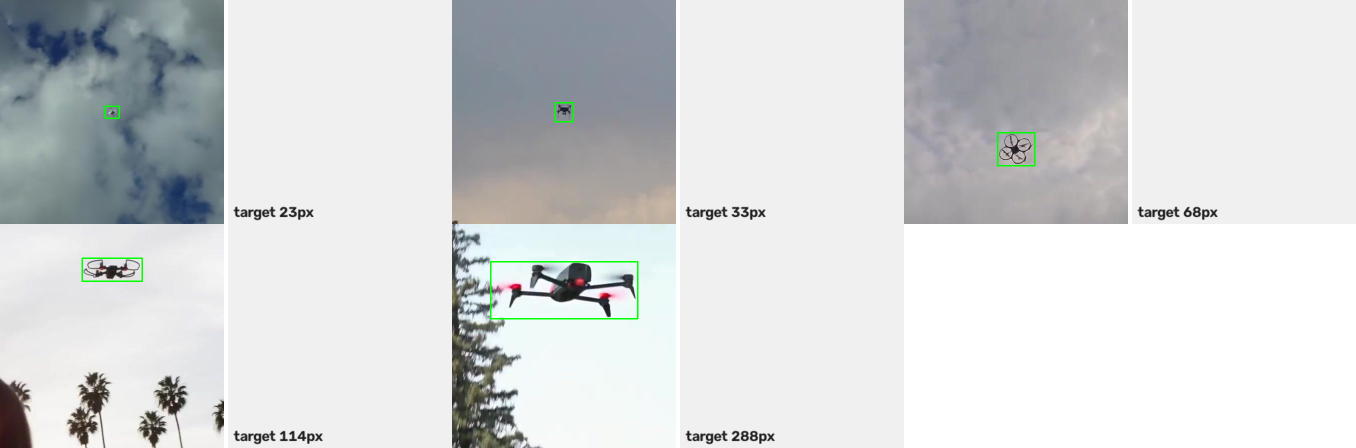
#> input picture deploy/samples_roi_448.png, 2712 x 896 px, given in place of synth_sky.mp4, which was not available (shown at 1/2 size)
$ python detect_v1.py
#> lines starting #> are read from the running program, lines starting #| are printed output that depends on the picture; after the words box and inside, x2 and y2 are one past the last pixel; in counts of white or black regions, pixels touching at a corner belong together
### baseline/run.py
# -*- coding: utf-8 -*-
"""
低小慢目标检测 —— 软件基线 v0（纯 CPU / OpenCV）
处理链：读帧 -> 灰度化 -> 2x降采样 -> 3x3高斯 -> Top-Hat 形态学增强 -> 三画面对比输出 MP4

用法：
  python run.py --src synth
  python run.py --src D:\\lowslow\\data\\seqA.mp4 --out D:\\lowslow\\results\\baseline_seqA.mp4
"""
import argparse
import csv
import os
import time

import cv2
import numpy as np


# ---------------------------------------------------------------- 合成序列
def make_synthetic(path, w=1280, h=720, fps=30, n_frames=150, clouds=14,
                   target_radius=1.5, target_amp=15.0):
    """合成序列（贴近真实低空背景）：
      背景 = 基础天空 + 若干低频云团（幅度可达 ±40 灰阶，制造局部杂波）+ 传感器噪声
      目标 = 半径约 1.5px、对比度约 15 灰阶、约 1.2px/帧 缓慢移动的小亮点
    价值：真值精确、参数可控；云团的存在让 Top-Hat 的作用能被量化出来。"""
    h_out = h - (h % 2)
    w_out = w - (w % 2)
    vw = cv2.VideoWriter(path, cv2.VideoWriter_fourcc(*"mp4v"), fps, (w_out, h_out))
    if not vw.isOpened():
        raise SystemExit("合成视频写入器打不开：" + path)
    rng = np.random.default_rng(0)
    yy_g, xx_g = np.mgrid[0:h_out, 0:w_out].astype(np.float32)
    base = np.full((h_out, w_out), 120.0, np.float32)
    for _ in range(clouds):                                  # 低频云团 -> 局部杂波
        cx, cy = rng.integers(0, w_out), rng.integers(0, h_out)
        sx, sy = rng.integers(60, 180), rng.integers(40, 120)
        amp = rng.uniform(-35, 45)
        base += amp * np.exp(-(((xx_g - cx) ** 2 / (2.0 * sx ** 2)) + ((yy_g - cy) ** 2 / (2.0 * sy ** 2))))
    base = np.clip(base, 30, 240)
    half = max(3, int(np.ceil(float(target_radius) * 3)))       # 目标窗口半宽（取 3 倍半径）
    yy, xx = np.mgrid[-half:half + 1, -half:half + 1]
    spot = float(target_amp) * np.exp(-(yy ** 2 + xx ** 2) / (2 * float(target_radius) ** 2))
    x0, y0, vx, vy = w_out // 4, h_out // 2, 1.2, 0.35
    gt = []
    for i in range(n_frames):
        img = base + rng.normal(0, 2.0, (h_out, w_out)).astype(np.float32)
        cx, cy = int(x0 + vx * i), int(y0 + vy * i)
        img[cy - half:cy + half + 1, cx - half:cx + half + 1] += spot
        vw.write(cv2.cvtColor(np.clip(img, 0, 255).astype(np.uint8), cv2.COLOR_GRAY2BGR))
        gt.append((i, cx, cy))
    vw.release()
    with open(os.path.splitext(path)[0] + "_gt.csv", "w", newline="") as f:
        r = csv.writer(f)
        r.writerow(["frame", "x", "y"])
        r.writerows(gt)
    print("[合成] {} 已生成（{} 帧，真值见同名 _gt.csv）".format(path, n_frames))


# ---------------------------------------------------------------- 处理链各级
def to_gray_down(frame_bgr, down):
    """灰度化 + 降采样（对应 PL 的 IP1 第一级）"""
    gray = cv2.cvtColor(frame_bgr, cv2.COLOR_BGR2GRAY)
    if down > 1:
        gray = gray[::down, ::down]
    return np.ascontiguousarray(gray)


def gauss(gray, k):
    """高斯去噪（对应 PL 的 IP1 第二级）"""
    return gray if k < 3 else cv2.GaussianBlur(gray, (k, k), 0)


def tophat(gray, se):
    """Top-Hat 形态学增强（对应 PL 的 IP2 空域部分）：矩形结构元 -> 硬件只需 min/max 比较器"""
    if se < 3:
        return gray
    kernel = cv2.getStructuringElement(cv2.MORPH_RECT, (se, se))
    return cv2.morphologyEx(gray, cv2.MORPH_TOPHAT, kernel)


# ---------------------------------------------------------------- 指标
# [142 lines left out: functions metrics, snr_db, main, not called in this run]


# [2 lines that do not run on import are left out]

### baseline/detect_v1.py
# -*- coding: utf-8 -*-
"""
低小慢目标检测 —— 软件基线 v1：自动检测（在 v0 增强链后面接"自适应阈值 + 连通域"）

链路（每一级都对应将来 PL / NPU 里的一块）：
  读帧 -> 灰度+降采样 -> 高斯 -> Top-Hat 增强 -> CFAR 自适应阈值 -> 连通域 -> 面积筛选 -> 画框
                                        (对应 IP1)      (对应 IP2 阈值级)  (对应 IP2 候选提取)

评估：合成序列带真值，统计 检出率 Pd 与 虚警数（这是报告里最硬的指标）

用法：
  python detect_v1.py --src synth
  python detect_v1.py --src synth --k 3.0                 # 阈值更松 -> 检出↑ 虚警↑
  python detect_v1.py --src synth --k 5.0                 # 阈值更严 -> 检出↓ 虚警↓
"""
import argparse
import csv
import os
import time

import cv2
import numpy as np

# 复用 v0 里已验证的处理函数（同目录）
from run import make_synthetic, to_gray_down, gauss, tophat


# ---------------------------------------------------------------- 自适应阈值（CFAR 式）
def adaptive_threshold(img, win=31, k=4.0, floor=1.0):
    """局部均值 + k×局部标准差 作为门限 —— 就是通信里的恒虚警检测思路。
    boxFilter 做滑动窗口统计，整幅图只需 O(1)/像素，硬件里同样是滑动累加实现。"""
    f = img.astype(np.float32)
    mu = cv2.boxFilter(f, -1, (win, win), normalize=True, borderType=cv2.BORDER_REFLECT)
    mu2 = cv2.boxFilter(f * f, -1, (win, win), normalize=True, borderType=cv2.BORDER_REFLECT)
    var = np.maximum(mu2 - mu * mu, 0.0)
    sd = np.sqrt(var)
    thr = mu + k * sd + floor
    return (f > thr).astype(np.uint8) * 255, thr


# ---------------------------------------------------------------- 连通域 -> 候选
def extract_candidates(binary, enh, min_area, max_area, topk):
    """把二值图里"连成一片的亮点"逐个找出来，按峰值强度排序取前 topk 个"""
    n, lab, stats, cents = cv2.connectedComponentsWithStats(binary, connectivity=8)
    out = []
    for i in range(1, n):                       # 0 号是背景
        x, y, w, h, area = stats[i]
        if area < min_area or area > max_area:
            continue
        m = (lab == i)
        peak = float(enh[m].max()) if m.any() else 0.0
        out.append({"x": float(cents[i][0]), "y": float(cents[i][1]),
                    "w": int(w), "h": int(h), "area": int(area), "peak": peak})
    out.sort(key=lambda c: -c["peak"])
    return out[:topk]


def main():
    ap = argparse.ArgumentParser()
    ap.add_argument("--src", default="synth")
    ap.add_argument("--out", default="results\\detect_v1.mp4")
    ap.add_argument("--csv", default="results\\detect_v1.csv")
    ap.add_argument("--down", type=int, default=2)
    ap.add_argument("--gauss", type=int, default=0, help="高斯核，<3 表示关闭（实测：3x3 高斯会把小目标削掉，Pd 从 95%% 掉到 81%%）")
    ap.add_argument("--tophat", type=int, default=5)
    ap.add_argument("--win", type=int, default=31, help="CFAR 局部窗口大小")
    ap.add_argument("--k", type=float, default=4.0, help="阈值 = 均值 + k*标准差")
    ap.add_argument("--floor", type=float, default=3.0, help="阈值最低下限（灰阶）")
    ap.add_argument("--min-area", type=int, default=2, help="候选最小面积（像素）")
    ap.add_argument("--max-area", type=int, default=200, help="候选最大面积（像素）")
    ap.add_argument("--topk", type=int, default=5, help="每帧最多输出候选数（实测 5 为最优：跟踪不降而虚警降约 40%）")
    ap.add_argument("--gate", type=float, default=3.0, help="命中判定半径（降采样图上的像素）")
    ap.add_argument("--max-frames", type=int, default=0)
    a = ap.parse_args()

    cv2.setNumThreads(1)

    gt = {}
    if a.src == "synth":
        a.src = "synth_sky.mp4"
        if not os.path.exists(a.src):
            make_synthetic(a.src)
    # 修正：任何视频源（包括真实视频）都尝试加载同名的 _gt.csv
    # 原实现只在 src=="synth" 时加载，导致真实视频统计不出 Pd / 虚警。
    gtf = os.path.splitext(a.src)[0] + "_gt.csv"
    if os.path.exists(gtf):
        with open(gtf, encoding="utf-8-sig") as f:
            for row in csv.DictReader(f):
                gt[int(row["frame"])] = (float(row["x"]), float(row["y"]))  # 兼容带小数的真值（mark_gt.py 输出 541.0 形式）

    cap = cv2.VideoCapture(a.src)
    if not cap.isOpened():
        raise SystemExit("打不开视频：" + str(a.src))
    fps_in = cap.get(cv2.CAP_PROP_FPS) or 30.0
    w_in = int(cap.get(cv2.CAP_PROP_FRAME_WIDTH))
    h_in = int(cap.get(cv2.CAP_PROP_FRAME_HEIGHT))
    print("[输入] {}  {}x{}  {:.1f}fps".format(a.src, w_in, h_in, fps_in))

    hw, hh = w_in // 2, h_in // 2
    W_OUT, H_OUT = hw * 3, hh
    vw = cv2.VideoWriter(a.out, cv2.VideoWriter_fourcc(*"mp4v"), fps_in, (W_OUT, H_OUT))
    if not vw.isOpened():
        raise SystemExit("输出视频写入器创建失败：" + a.out)
    print("[输出] {}  {}x{}".format(a.out, W_OUT, H_OUT))

    rows = []
    hits = miss = fp_total = frames_with_gt = 0
    cand_sum = 0
    idx, t_begin = 0, time.perf_counter()
    while True:
        ok, frame = cap.read()
#> frame is the input picture: shape (896, 2712, 3); mean B, G, R 215.6, 214.8, 212.4
        if not ok or (a.max_frames and idx >= a.max_frames):
            break
        t0 = time.perf_counter()
        gray = to_gray_down(frame, a.down)
        g = gauss(gray, a.gauss)
        th = tophat(g, a.tophat)
        t1 = time.perf_counter()
        binary, _ = adaptive_threshold(th, a.win, a.k, a.floor)
#> in adaptive_threshold, `mu = cv2.boxFilter(f, -1, (win, win), normalize=True, borderType=cv2.B..`:
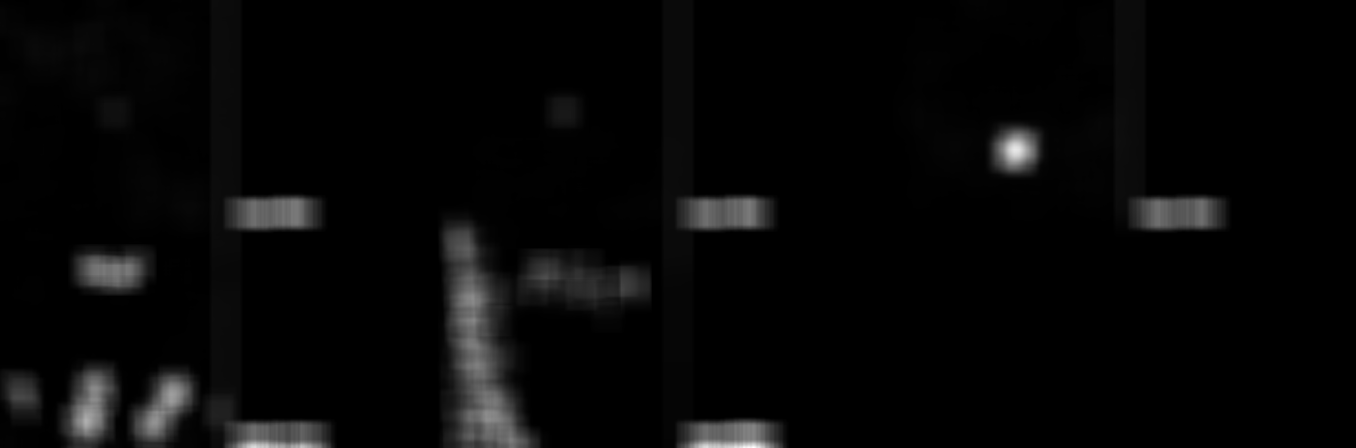
#> mu: shape (448, 1356) float32; min 0, max 46.22, mean 1.3; drawn with min black and max white
#> in adaptive_threshold, `sd = np.sqrt(var)`:
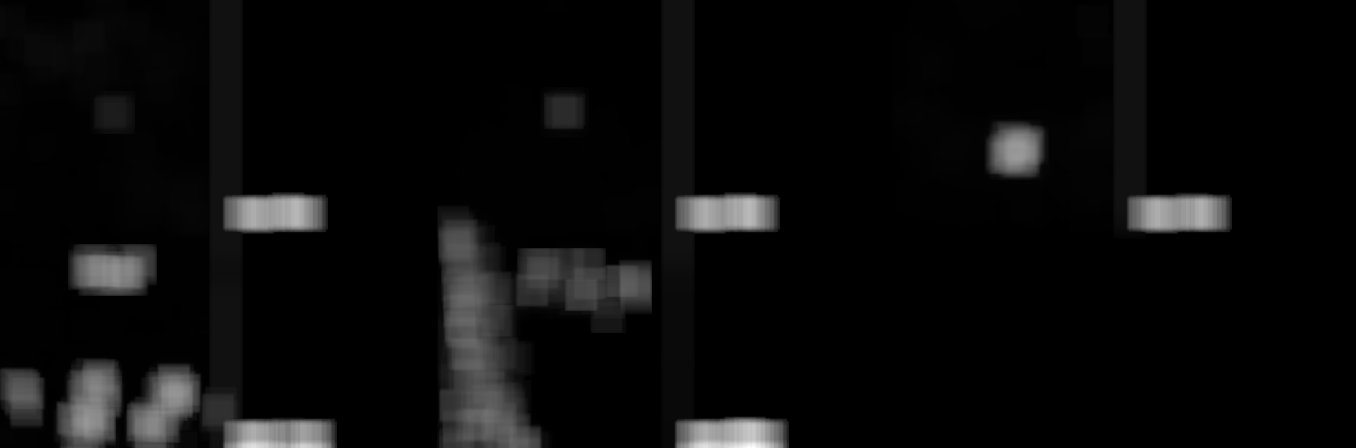
#> sd: shape (448, 1356) float32; min 0, max 72.92, mean 3.2; drawn with min black and max white
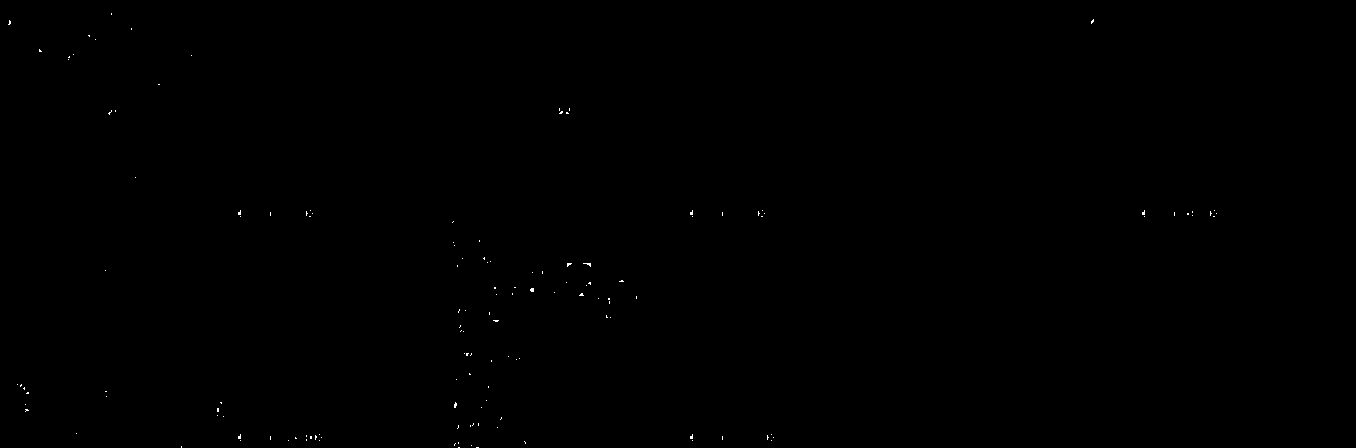
#> binary: shape (448, 1356); 0.08% white in thin lines or dots, all inside (x1, y1, x2, y2) = (8, 13, 1217, 448)
        cands = extract_candidates(binary, th, a.min_area, a.max_area, a.topk)
#> in extract_candidates, `n, lab, stats, cents = cv2.connectedComponentsWithStats(binary, connec..`: lab: shape (448, 1356) int32; 140 distinct labels, from 0 to 139
#> in extract_candidates, `n, lab, stats, cents = cv2.connectedComponentsWithStats(binary, connec..`: n = 140; stats = 140 rows, first 6: [0, 0, 1356, 448, 607026], [111, 13, 1, 2, 2], [1091, 19, 3, 5, 9], [8, 20, 3, 5, 9], [131, 28, 1, 2, 2], [88, 35, 2, 2, 3]; cents = 140 pairs, first value 9.22 to 1216, second value 13.5 to 447
#> the loop in extract_candidates, `for i in range(1, n):` made 139 passes
#> (x, y, w, h, area, peak) on passes 1, 2, 3, 4, 5, 7, 10, 12, 13, 14, 15, 16: (111, 13, 1, 2, 2, 12), (1091, 19, 3, 5, 9, 13), (8, 20, 3, 5, 9, 17), (131, 28, 1, 2, 2, 10), (88, 35, 2, 2, 3, 19), (39, 49, 3, 3, 6, 22), (68, 56, 2, 2, 3, 18), (158, 84, 2, 1, 2, 10), (559, 108, 1, 3, 3, 93), (569, 108, 1, 3, 3, 85), (108, 110, 4, 5, 7, 81), (115, 110, 1, 2, 2, 43)
#> (x, y, w, h, area) on passes 6, 8, 9, 11, 19, 22: (95, 39, 1, 1, 1), (73, 54, 1, 1, 1), (191, 55, 1, 1, 1), (68, 59, 1, 1, 1), (135, 177, 1, 1, 1), (310, 210, 1, 1, 1)
#> pass 1, in extract_candidates, `m = (lab == i)`:
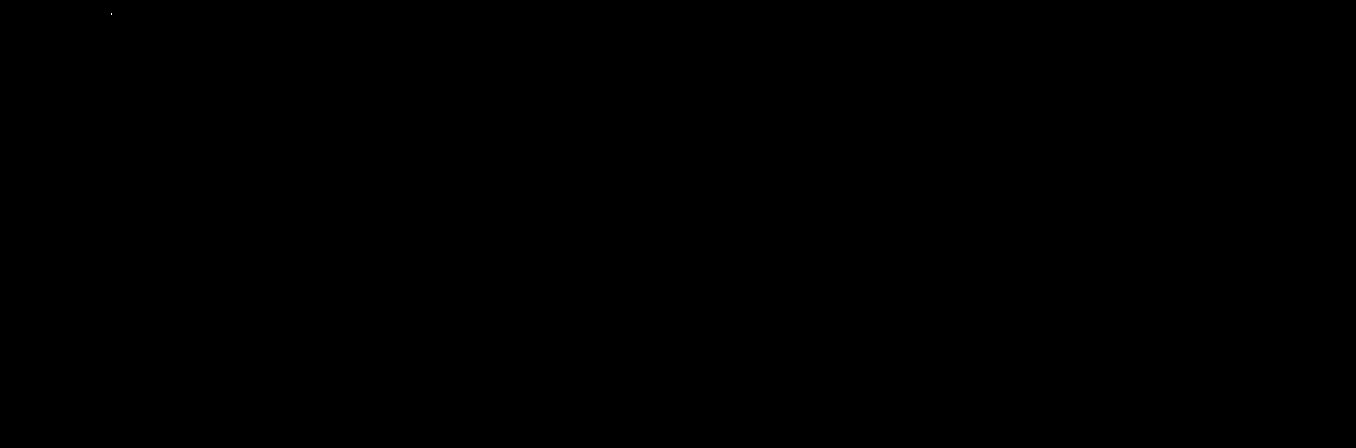
#> m: shape (448, 1356) bool; 0% white in thin lines or dots, all inside (x1, y1, x2, y2) = (111, 13, 112, 15)
#> after the loop in extract_candidates, `for i in range(1, n):`: out = 85 items
#> cands = 5 items
        t2 = time.perf_counter()

        # ---- 用真值算检出 / 虚警 ----
        hit_this = False
        if idx in gt:
            frames_with_gt += 1
            gx, gy = gt[idx][0] / a.down, gt[idx][1] / a.down
            for c in cands:
                if (c["x"] - gx) ** 2 + (c["y"] - gy) ** 2 <= a.gate ** 2:
                    hit_this = True
                    break
#> this loop made 5 passes
            if hit_this:
                hits += 1
            else:
                miss += 1
            fp_total += max(0, len(cands) - (1 if hit_this else 0))   # 除命中外的候选都算误报
#> fp_total = 5
            cand_sum += len(cands)
#> cand_sum = 5

        # ---- 画面对比：原图 | 增强图+检测结果 | 二值图 ----
        v1 = cv2.resize(frame, (hw, hh))
        canv = cv2.cvtColor(cv2.normalize(th, None, 0, 255, cv2.NORM_MINMAX), cv2.COLOR_GRAY2BGR)
        canv = cv2.resize(canv, (hw, hh), interpolation=cv2.INTER_NEAREST)
        for c in cands:                                  # 绿色 = 检测到的候选（放大 2 倍画回原尺度）
            cx, cy = int(c["x"] * a.down), int(c["y"] * a.down)
            cv2.circle(canv, (cx, cy), 12, (0, 255, 0), 2)
#> this loop made 5 passes
#> (cx, cy) on passes 1 to 5: (612, 426), (1516, 426), (2384, 423), (2420, 426), (540, 427)
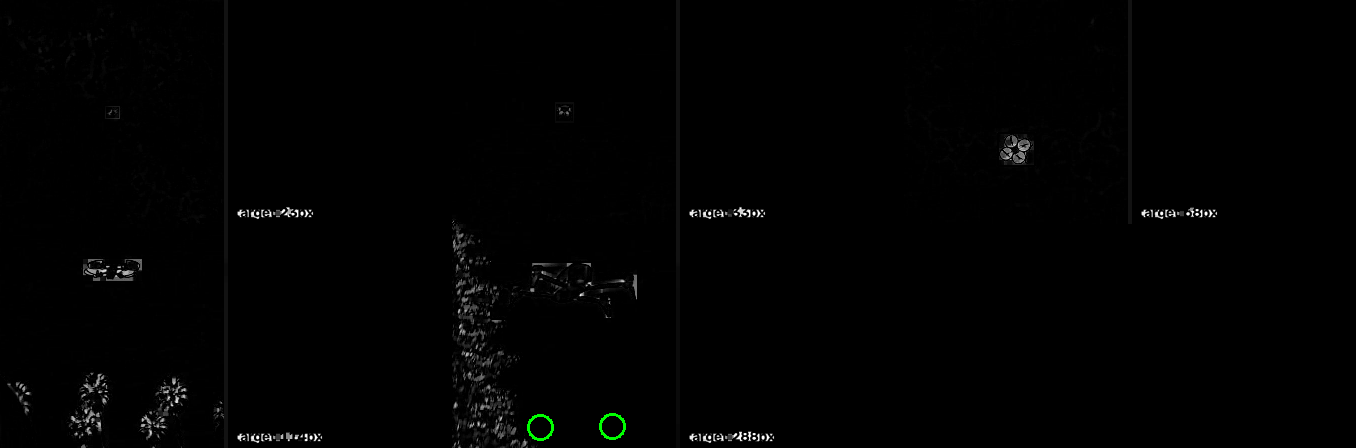
#> canv: shape (448, 1356, 3); mean B, G, R 1.6, 1.8, 1.6
        if idx in gt:                                    # 黄色 = 真值
            cv2.circle(canv, (int(gt[idx][0]), int(gt[idx][1])), 4, (0, 255, 255), 2)  # 真值为 float，绘图需 int
#> canv: shape (448, 1356, 3); 0.01% of pixels changed, all inside (x1, y1, x2, y2) = (315, 355, 326, 366)
        v3 = cv2.cvtColor(cv2.resize(binary, (hw, hh), interpolation=cv2.INTER_NEAREST), cv2.COLOR_GRAY2BGR)
        panel = np.hstack([v1, canv, v3])
        assert panel.shape[0] == H_OUT and panel.shape[1] == W_OUT, "面板尺寸与写入器不一致！"
        for i, tag in enumerate(["1 Original", "2 Detect(green)/GT(yellow)", "3 Binary"]):
            cv2.putText(panel, tag, (10 + i * hw, 25), cv2.FONT_HERSHEY_SIMPLEX, 0.6, (0, 255, 255), 2)
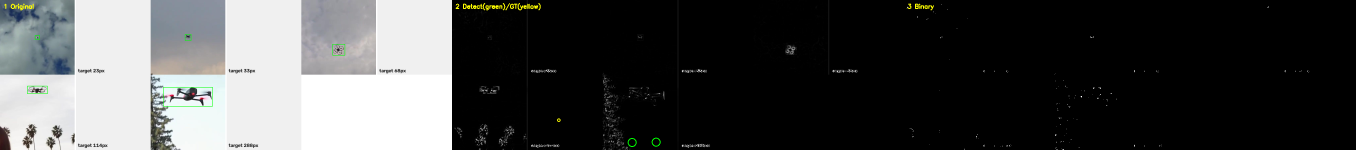
#> panel: shape (448, 4068, 3) (shown at 1/3 size); mean B, G, R 72.4, 72.7, 71.8
        cv2.putText(panel, "f{} cands={}".format(idx, len(cands)), (10, hh - 12),
                    cv2.FONT_HERSHEY_SIMPLEX, 0.6, (0, 255, 0), 2)
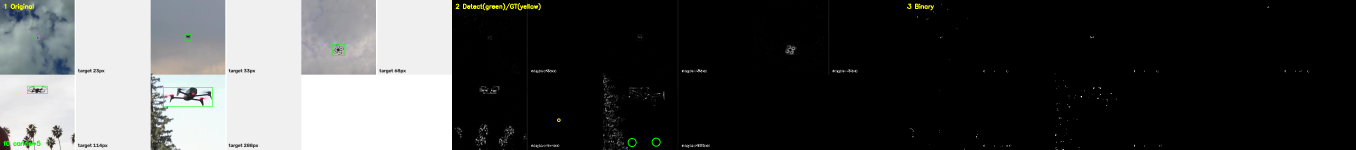
#> panel: shape (448, 4068, 3) (shown at 1/3 size); 0.04% of pixels changed, all inside (x1, y1, x2, y2) = (10, 422, 122, 438)
        vw.write(panel)

        rows.append([idx, (t1 - t0) * 1e3, (t2 - t1) * 1e3, (t2 - t0) * 1e3,
                     len(cands), 1 if hit_this else 0])
        idx += 1

    t_total = time.perf_counter() - t_begin
    cap.release()
    vw.release()

    with open(a.csv, "w", newline="") as f:
        r = csv.writer(f)
        r.writerow(["frame", "preproc_ms", "detect_ms", "frame_total_ms", "n_cand", "hit"])
        r.writerows(rows)
    if not rows:
        raise SystemExit("没有读到任何帧")

    arr = np.array([r[1:4] for r in rows], dtype=float)
    print("")
    print("===== v1 检测结果 =====")
    print("处理帧数        : {}".format(len(rows)))
    print("平均处理帧率    : {:.2f} fps".format(len(rows) / t_total))
    print("单帧总耗时      : 均值 {:.2f} ms | P95 {:.2f} ms".format(
        arr[:, 2].mean(), np.percentile(arr[:, 2], 95)))
    print("分阶段均值      : 预处理(灰度/降采样/高斯/TopHat) {:.2f} ms | 检测(阈值+连通域) {:.2f} ms".format(
        arr[:, 0].mean(), arr[:, 1].mean()))
    if frames_with_gt:
        pd_ = 100.0 * hits / frames_with_gt
        avg_cand = cand_sum / frames_with_gt
        minutes = frames_with_gt / fps_in / 60.0
        fa_rate = fp_total / minutes if minutes > 0 else 0
        print("")
        print("---- 检测指标（对 {} 帧有真值的画面）----".format(frames_with_gt))
        print("检出率 Pd       : {:.1f} %   (命中 {} / 漏检 {})".format(pd_, hits, miss))
        print("平均候选数/帧   : {:.2f}".format(avg_cand))
        print("误报候选总数    : {}".format(fp_total))
        print("虚警率 Fa       : {:.1f} 次/分钟".format(fa_rate))
        print("")
        print("参数说明: 阈值 = 局部均值 + {} x 局部标准差 + {}   (窗口 {}x{})".format(a.k, a.floor, a.win, a.win))
        print("         调大 --k 可降低虚警、调小可提高检出（这就是 Pd-Fa 曲线的扫描变量）")
    print("")
    print("输出视频        : {}".format(os.path.abspath(a.out)))
    print("逐帧数据        : {}".format(os.path.abspath(a.csv)))


if __name__ == "__main__":
    main()
